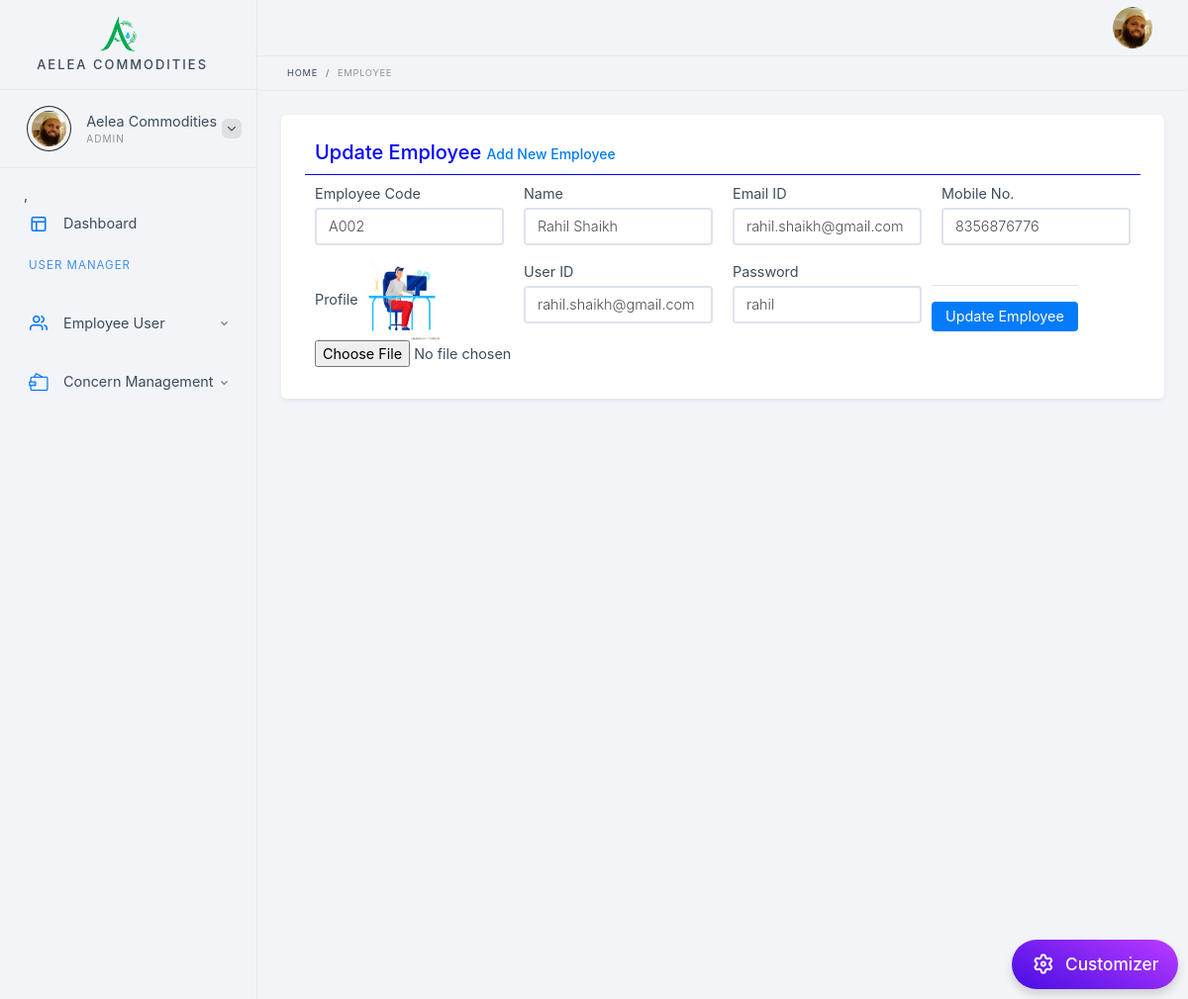
The app's page /employee.php?source=update_emp&emp_id=13 (signed in) with its own data.
### tables this page shows
CREATE TABLE `emp_login` (
  `id` int(11) NOT NULL,
  `emp_code` varchar(255) NOT NULL,
  `emp_name` varchar(255) NOT NULL,
  `user_id` varchar(255) NOT NULL,
  `pswd` varchar(255) NOT NULL,
  `status` int(11) NOT NULL,
  `created` datetime NOT NULL,
  `user_role` varchar(255) NOT NULL,
  `emp_pro` varchar(255) NOT NULL,
  `email_id` varchar(255) NOT NULL,
  `emp_mob` varchar(255) NOT NULL
);

### includes/edit_emp.php (the view, shortened to what this page needs)
                                                             <?php
                                                             $id=$_GET['emp_id'];
                 $qry = mysqli_query($connection, "SELECT * FROM emp_login where id='$id'and user_role IN ('employee','management')") or die("select query fail" . mysqli_error());
while ($row = mysqli_fetch_assoc($qry)) {
            $emp_code = $row['emp_code'];
            $emp_name = $row['emp_name'];
            $pswd = $row['pswd'];
            $emp_pro = $row['emp_pro'];
            $email_id = $row['email_id'];
            $emp_mob = $row['emp_mob'];
    ?>
<div class="element-box">
                            <div class="row">
                                 <div class="col-md-12">
                                     <h5 style="color: blue;border-bottom: 1px solid blue;padding: 10px;">Update Employee <a style="font-size: 14px;" href="employee.php?source=add_emp">Add New Employee</a></h5>
                                </div>
                            </div>
                                  <form class="container" action="#" method="post" enctype="multipart/form-data">
                            <div class="row">
                                <div class="col-sm-3">
                                    <div class="form-group"><label for="">Employee Code</label>
                                        <input class="form-control" value="<?php echo $emp_code;?>" name="emp_code" placeholder="Employee Code" type="text">
                                    </div>
                                </div>
                                <div class="col-sm-3">
                                    <div class="form-group"><label for="">Name</label>
                                        <input class="form-control" value="<?php echo $emp_name;?>" name="Name" placeholder="Name" type="text">
                                    </div>
                                </div>
                                <div class="col-sm-3">
                                    <div class="form-group"><label for="">Email ID</label>
                                        <input class="form-control" value="<?php echo $email_id;?>" name="emailid" placeholder="Email ID" type="email">
                                    </div>
                                </div>
 <div class="col-sm-3">
                                    <div class="form-group"><label for="">Mobile No.</label>
                                        <input class="form-control" value="<?php echo $emp_mob;?>" name="mobile" placeholder="Mobile No." type="text">
                                    </div>
                                </div>
 <div class="col-sm-3">
                                    <div class="form-group"><label for="">Profile</label>
                                        <img src="user_profile/<?php echo $emp_pro;?>" height="80px" width="80px">
                                        <input name="profile" type="file">
                                    </div>
                                </div>
 <div class="col-sm-3">
                                    <div class="form-group"><label for="">User ID</label>
                                        <input class="form-control" value="<?php echo $email_id;?>" name="userid" placeholder="User ID" type="text">
                                    </div>
                                </div>
 <div class="col-sm-3">
                                    <div class="form-group"><label for="">Password</label>
                                        <input class="form-control" value="<?php echo $pswd;?>" name="pswd" placeholder="password" type="text">
                                    </div>
                                </div>
                                <div class="form-buttons-w text-right">
                                    <input class="btn btn-primary" type="submit" value="Update Employee" name="update">
                                </div>
                            </div>
                        </form>
                            </div>
<?php }?>

### records on screen
emp_login: emp_code "A002", Name "Rahil Shaikh", emailid "rahil.shaikh@gmail.com", mobile "8356876776", emp_pro (picture), userid "rahil.shaikh@gmail.com", pswd "rahil"

### other values on screen
$_SESSION['emp_name'] "Aelea Commodities"
$_SESSION['User_type'] "ADMIN"
